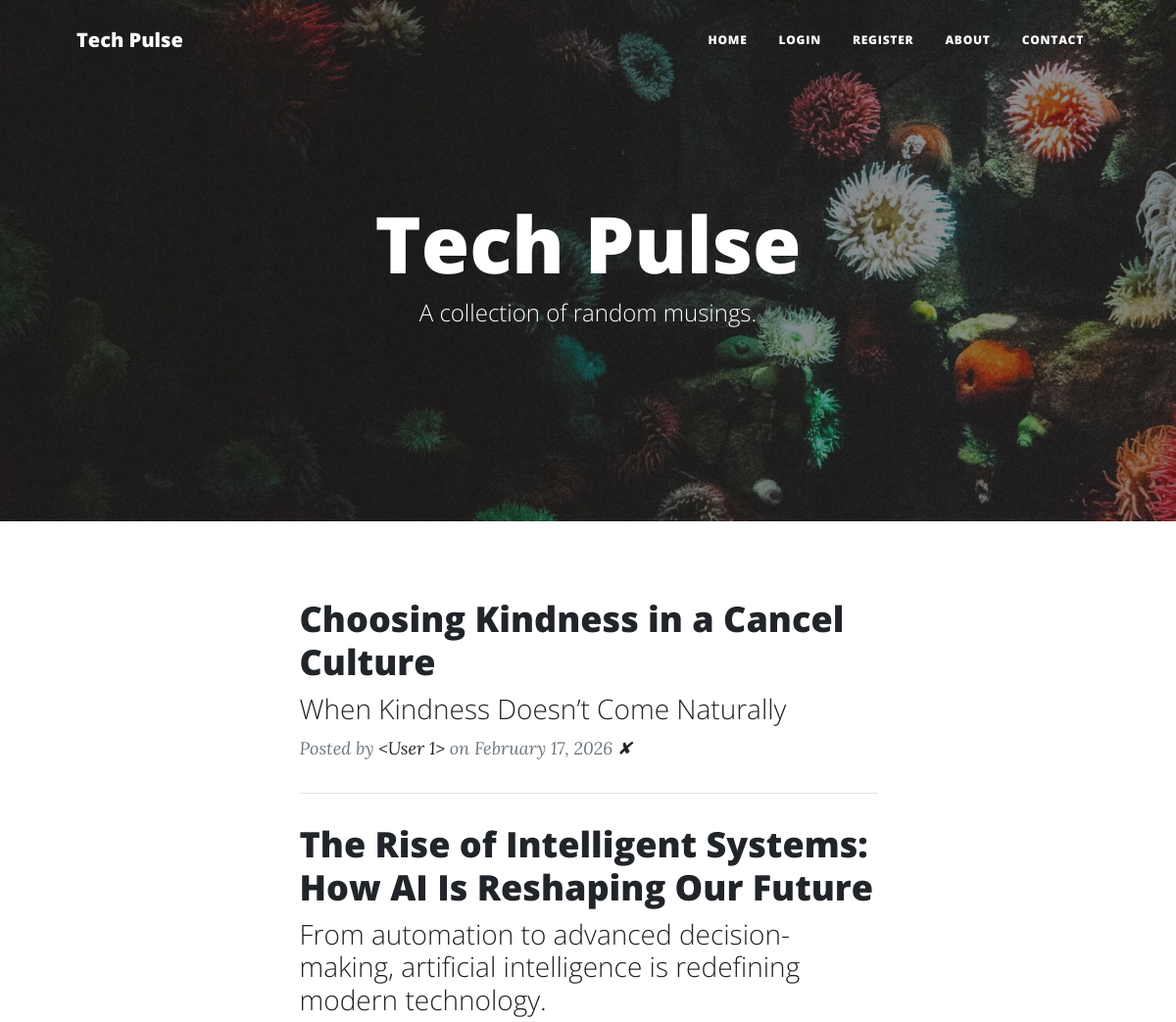
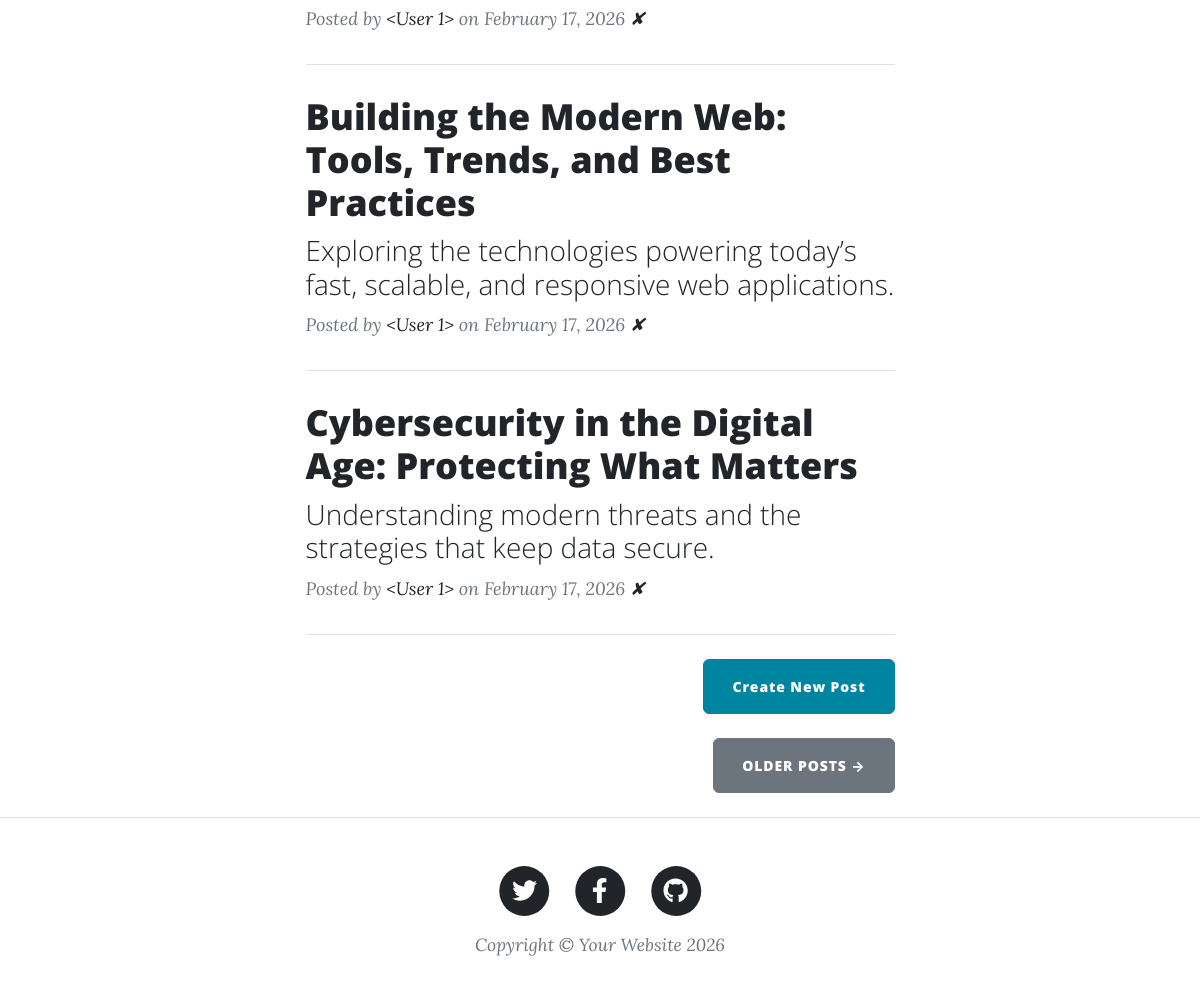
The page / on the database its author committed (2 pictures, top to bottom).
### main.py (models this page shows)
class BlogPost(db.Model):
    __tablename__ = "blog_posts"
    id: Mapped[int] = mapped_column(Integer, primary_key=True)
    author_id: Mapped[int] = mapped_column(Integer, db.ForeignKey("users.id"))
    author = relationship("User", back_populates="posts")
    title: Mapped[str] = mapped_column(String(250), unique=True, nullable=False)
    subtitle: Mapped[str] = mapped_column(String(250), nullable=False)
    date: Mapped[str] = mapped_column(String(250), nullable=False)
    body: Mapped[str] = mapped_column(Text, nullable=False)
    img_url: Mapped[str] = mapped_column(String(250), nullable=False)
    comments = relationship("Comment", back_populates="parent_post")

### main.py (the view)
@app.route('/')
def get_all_posts():
    result = db.session.execute(db.select(BlogPost))
    posts = result.scalars().all()
    return render_template("index.html", all_posts=posts, current_user=current_user)

### main.py (called while the page is built)
@app.context_processor
def utility_processor():
    return dict(gravatar=gravatar_url)

### templates/index.html
{% include "header.html" %}
<header
  class="masthead"
  style="background-image: url('../static/assets/img/home-bg.jpg')"
>
  <div class="container position-relative px-4 px-lg-5">
    <div class="row gx-4 gx-lg-5 justify-content-center">
      <div class="col-md-10 col-lg-8 col-xl-7">
        <div class="site-heading">
          <h1>Tech Pulse</h1>
          <span class="subheading">A collection of random musings.</span>
        </div>
      </div>
    </div>
  </div>
</header>
<div class="container px-4 px-lg-5">
  <div class="row gx-4 gx-lg-5 justify-content-center">
    <div class="col-md-10 col-lg-8 col-xl-7">
      {% for post in all_posts %}
      <div class="post-preview">
        <a href="{{ url_for('show_post', post_id=post.id) }}">
          <h2 class="post-title">{{ post.title }}</h2>
          <h3 class="post-subtitle">{{ post.subtitle }}</h3>
        </a>
        <p class="post-meta">
          Posted by
          <a href="#">{{post.author}}</a>
          on {{post.date}}
          <a href="{{url_for('delete_post', post_id=post.id) }}">✘</a>
        </p>
      </div>
      <hr class="my-4" />
      {% endfor %}
      <div class="d-flex justify-content-end mb-4">
        <a
          class="btn btn-primary float-right"
          href="{{url_for('add_new_post')}}"
          >Create New Post</a
        >
      </div>
      <div class="d-flex justify-content-end mb-4">
        <a class="btn btn-secondary text-uppercase" href="#!">Older Posts →</a>
      </div>
    </div>
  </div>
</div>
{% include "footer.html" %}

### templates/header.html (shortened to what this page needs)
<!DOCTYPE html>
<html lang="en">
  <head>
    {% block styles %}
    {{ bootstrap.load_css() }}
    <link
      href="{{ url_for('static', filename='css/styles.css') }}"
      rel="stylesheet"
    />
    {% endblock %}
  </head>
  <body>
         <nav class="navbar navbar-expand-lg navbar-light" id="mainNav">
      <div class="container px-4 px-lg-5">
        <a class="navbar-brand" href="/">Tech Pulse</a>
        <div class="collapse navbar-collapse" id="navbarResponsive">
          <ul class="navbar-nav ms-auto py-4 py-lg-0">
            <li class="nav-item">
              <a
                class="nav-link px-lg-3 py-3 py-lg-4"
                href="{{ url_for('get_all_posts') }}"
                >Home</a
              >
            </li>
            {% if not current_user.is_authenticated: %}
            <li class="nav-item">
              <a
                class="nav-link px-lg-3 py-3 py-lg-4"
                href="{{ url_for('login') }}"
                >Login</a
              >
            </li>
            <li class="nav-item">
              <a
                class="nav-link px-lg-3 py-3 py-lg-4"
                href="{{ url_for('register') }}"
                >Register</a
              >
            </li>
            {% endif %}
            <li class="nav-item">
              <a
                class="nav-link px-lg-3 py-3 py-lg-4"
                href="{{ url_for('about') }}"
                >About</a
              >
            </li>
            <li class="nav-item">
              <a
                class="nav-link px-lg-3 py-3 py-lg-4"
                href="{{ url_for('contact') }}"
                >Contact</a
              >
            </li>
          </ul>
        </div>
      </div>
    </nav>
  </body>
</html>

### templates/footer.html (shortened to what this page needs)
        <footer class="border-top">
          <div class="container px-4 px-lg-5">
              <div class="row gx-4 gx-lg-5 justify-content-center">
                  <div class="col-md-10 col-lg-8 col-xl-7">
                      <ul class="list-inline text-center">
                          <li class="list-inline-item">
                              <a href="#!">
                                  <span class="fa-stack fa-lg">
                                      <i class="fas fa-circle fa-stack-2x"></i>
                                      <i class="fab fa-twitter fa-stack-1x fa-inverse"></i>
                                  </span>
                              </a>
                          </li>
                          <li class="list-inline-item">
                              <a href="#!">
                                  <span class="fa-stack fa-lg">
                                      <i class="fas fa-circle fa-stack-2x"></i>
                                      <i class="fab fa-facebook-f fa-stack-1x fa-inverse"></i>
                                  </span>
                              </a>
                          </li>
                          <li class="list-inline-item">
                              <a href="#!">
                                  <span class="fa-stack fa-lg">
                                      <i class="fas fa-circle fa-stack-2x"></i>
                                      <i class="fab fa-github fa-stack-1x fa-inverse"></i>
                                  </span>
                              </a>
                          </li>
                      </ul>
                      <div class="small text-center text-muted fst-italic">Copyright &copy; Your Website 2026</div>
                  </div>
              </div>
          </div>
      </footer>
  </body>
</html>

### rows shown on the page
BlogPost: title "Choosing Kindness in a Cancel Culture", subtitle "When Kindness Doesn’t Come Naturally", author "<User 1>", date "February 17, 2026"
BlogPost: title "The Rise of Intelligent Systems: How AI Is Reshaping Our Future", subtitle "From automation to advanced decision-making, artificial intelligence is redefining modern technology.", author "<User 1>", date "February 17, 2026"
BlogPost: title "Building the Modern Web: Tools, Trends, and Best Practices", subtitle "Exploring the technologies powering today’s fast, scalable, and responsive web applications.", author "<User 1>", date "February 17, 2026"
BlogPost: title "Cybersecurity in the Digital Age: Protecting What Matters", subtitle "Understanding modern threats and the strategies that keep data secure.", author "<User 1>", date "February 17, 2026"
